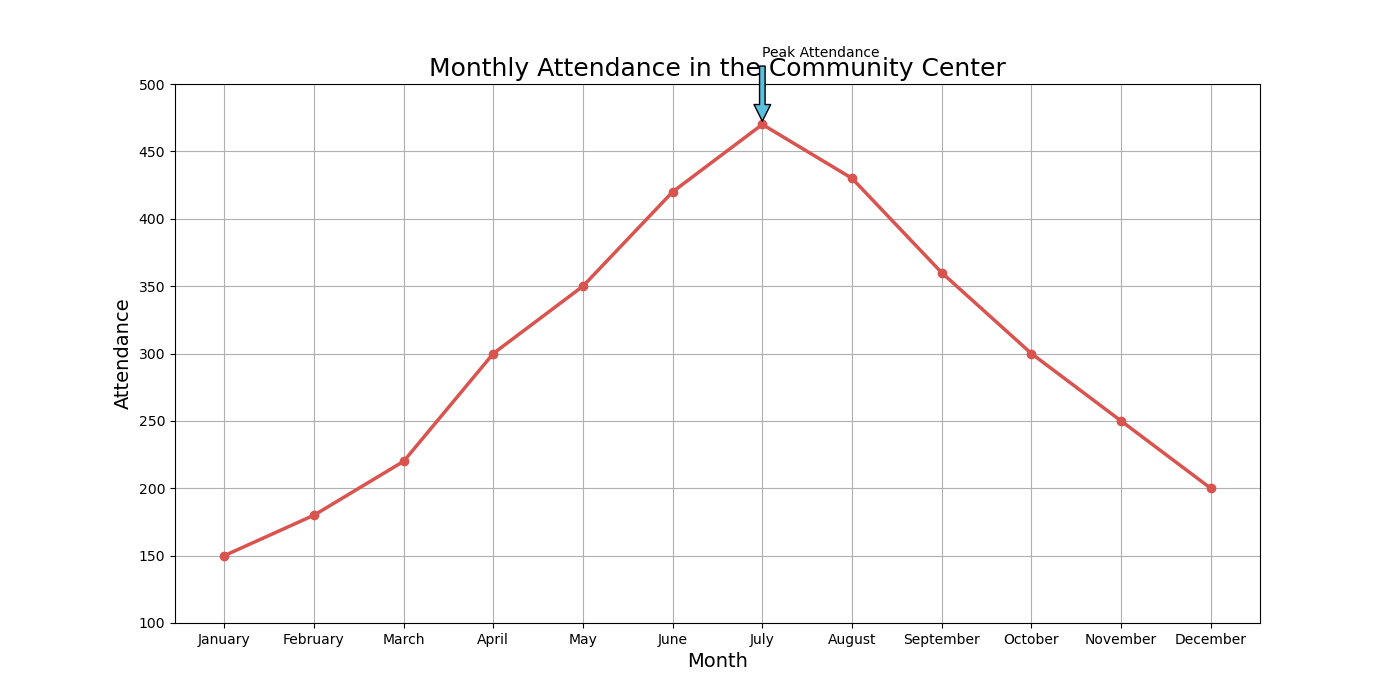

Recreate this plot in Python.

import matplotlib.pyplot as plt

# Data
months = ['January', 'February', 'March', 'April', 'May', 'June', 'July', 'August', 'September', 'October', 'November', 'December']
attendance = [150, 180, 220, 300, 350, 420, 470, 430, 360, 300, 250, 200]

# Plotting the line chart
plt.figure(figsize=(14, 7))  # Change width and height of the chart
plt.plot(months, attendance, marker='o', linestyle='-', color='#d9534f', linewidth=2.5)  # Modify color scheme

# Adding title and labels
plt.title('Monthly Attendance in the Community Center', fontsize=18)
plt.xlabel('Month', fontsize=14)
plt.ylabel('Attendance', fontsize=14)

# Adding an annotation for the highest attendance
highest_attendance_index = attendance.index(max(attendance))
highest_attendance_month = months[highest_attendance_index]
plt.annotate('Peak Attendance', xy=(highest_attendance_index, max(attendance)), xytext=(highest_attendance_index, max(attendance) + 50),
             arrowprops=dict(facecolor='#5bc0de', shrink=0.05))

# Add a grid, set axis ranges and show the plot
plt.grid(True)
plt.ylim(100, 500)
plt.show()
